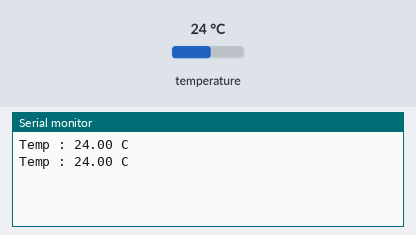
A program run on a simulated ESP32. Shown: the last lines printed to the serial monitor. The test bench sets the inputs (shaded band); at power-on: temperature 24 °C.

Above: at 3.3 s.
3.4 s: temperature set to 12 °C
At 5.3 s:
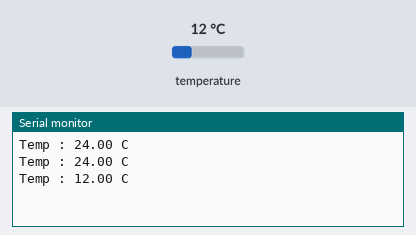
5.9 s: temperature set to 19 °C
At 6.6 s:
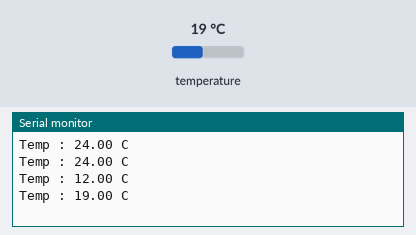
Timing chart, 0 to 8.9 s (numbered marks = the images above; inputs shaded):
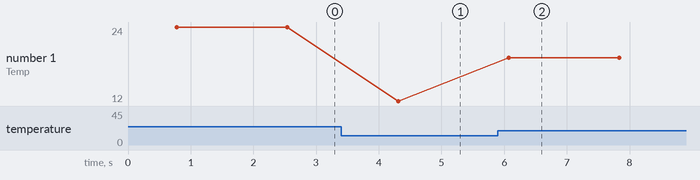

The program:

main.cpp
```cpp
#include <Arduino.h>
#include "OneWire.h"
#include "DallasTemperature.h"

OneWire oneWire(23); // Allows to get data from multiple sensors from same bus
DallasTemperature tempSensor(&oneWire); // Allows for mesurement of athe actual sensor

void setup() {
    Serial.begin(9600);
    tempSensor.begin();
}

void loop() {
    // Request a temperature mesure in C / O is the 1st sensor if there are more ...
    tempSensor.requestTemperaturesByIndex(0);
// Read the last temperature in C (?) for sensor 0
    float temp = tempSensor.getTempCByIndex(0);
    Serial.print("Temp : ");
    Serial.print(temp);
    Serial.println(" C");
    delay(1000);
}
```

leds.cpp
```cpp
#include <Arduino.h>

/*----- blink/blink.ino -----*/

// ledPin refers to ESP32 GPIO 23 :  Broche D23 sur la carte
/*const int greenLedPin = 23;
const int redLedPin = 22;

// the setup function runs once when you press reset or power the board
void setup() {
    Serial.begin(9600);
    Serial.println("** This message will only be displayed on start or reset. **");
    delay(1*1000); // wait for one seconds

    // Initialize/configure digital pin ledPin as an OUTPUT.
    pinMode(redLedPin, OUTPUT);
    pinMode(greenLedPin, OUTPUT);
    digitalWrite(redLedPin, HIGH);

    delay(1*1000);
}

// the loop function runs over and over again forever
void loop() {
    if(digitalRead(redLedPin) == HIGH){
        digitalWrite(greenLedPin, HIGH);
        digitalWrite(redLedPin, LOW);
    }
    else{
        digitalWrite(redLedPin, HIGH);
        digitalWrite(greenLedPin, LOW);
        }
    //digitalWrite(redLedPin, HIGH);   // turn the LED on (HIGH is the voltage level)
    delay(1*1000);                // wait for a second
    //digitalWrite(redLedPin, LOW);    // turn the LED off by making the voltage LOW
    //delay(1*1000);
    if(digitalRead(redLedPin) == HIGH) Serial.println("** red led on **");
    else if(digitalRead(greenLedPin) == HIGH) Serial.println("** green led on **");
    Serial.println("** One loop done. **");               // wait for a second
}*/
```

photo-resitance.cpp
```cpp
/*#include <Arduino.h>

void setup() {
    Serial.begin(9600);
}

void loop() {
    int sensorValue = analogRead(A4); // Read pin 32 ADC1_4
    Serial.println(sensorValue, DEC);
    delay(1000);
}*/
```

pwd.cpp
```cpp
/*#include <Arduino.h>

int gpio = 26; // GPIO pin

void setup() {
    Serial.begin(9600);
    pinMode(gpio, OUTPUT);
    ledcAttachPin(gpio,0);
    ledcSetup(0,5000,12);
    //ledcWrite(0,1024);
}

void loop() {
    for(int i=0; i<2048; i++){
        ledcWrite(0,i);
        Serial.println(i);
    }
}*/
```

temp-sensors.cpp
```cpp
/*#include <Arduino.h>
#include "OneWire.h"
#include "DallasTemperature.h"

OneWire oneWire(23); // Allows to get data from multiple sensors from same bus
DallasTemperature tempSensor(&oneWire); // Allows for mesurement of athe actual sensor

void setup() {
    Serial.begin(9600);
    tempSensor.begin();
}

void loop() {
    // Request a temperature mesure in C / O is the 1st sensor if there are more ...
    tempSensor.requestTemperaturesByIndex(0);
    // Read the last temperature in C (?) for sensor 0
    float temp = tempSensor.getTempCByIndex(0);
    Serial.print("Temp : ");
    Serial.print(temp);
    Serial.println(" C");
    delay(1000);
}*/
```

Measured:
- after the input at 3.4 s, the serial monitor: prints a new line after 0.91 s (image 1)
- after the input at 5.9 s, the serial monitor: prints a new line after 0.17 s (image 2)
- plotted number 1: 24 → 12 after the input at 3.4 s, 12 → 19 after the input at 5.9 s
